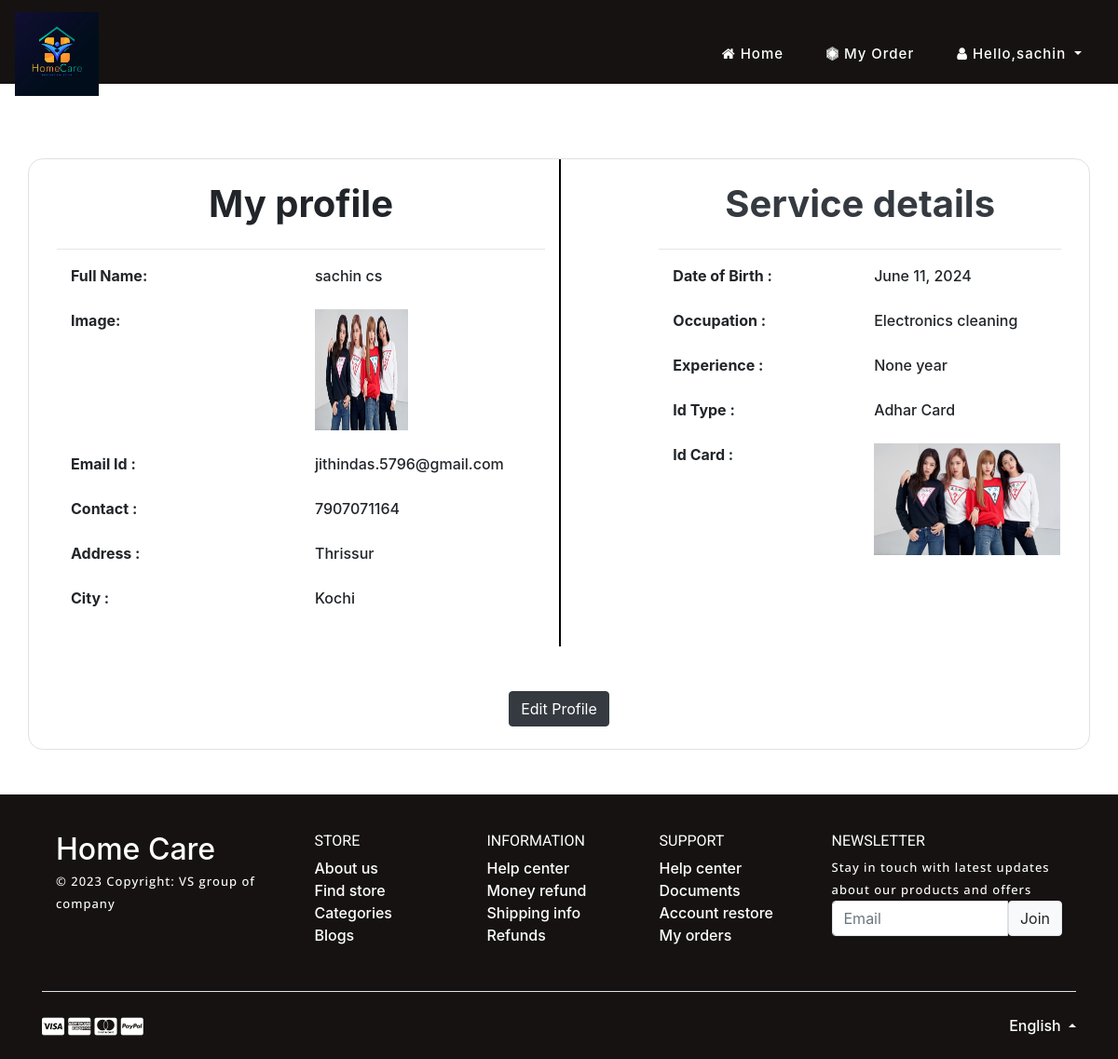
The app's page /service_profile (signed in) with its own data.
### home_service/models.py (models this page shows, shortened)
class Service_Man(models.Model):
    status = models.ForeignKey(Status, on_delete=models.CASCADE, null=True)
    city = models.ForeignKey(City, on_delete=models.CASCADE, null=True)
    user = models.ForeignKey(User, on_delete=models.CASCADE, null=True)
    contact = models.CharField(max_length=100, null=True)
    address = models.CharField(max_length=100, null=True)
    doj = models.DateField(null=True)
    dob = models.DateField(null=True)
    id_type = models.CharField(max_length=100, null=True)
    service_name = models.CharField(max_length=100, null=True)
    experience = models.CharField(max_length=100, null=True)
    id_card = models.FileField(null=True)
    image = models.FileField(null=True,blank=True)
    price=models.IntegerField(default=500)

class City(models.Model):
    city = models.CharField(max_length=30, null=True)
    def __str__(self):
        return self.city

### home_service/views.py (the view)
# urls.py: path('service_profile',service_profile,name="service_profile"),
def service_profile(request):
    user = User.objects.get(id=request.user.id)
    error = ""
    try:
        sign = Customer.objects.get(user=user)
        error = "pat"
    except:
        sign = Service_Man.objects.get(user=user)
    terror = False
    d = {'pro':sign,'error':error}
    return render(request,'service_profile.html',d)

### home_service/templates/service_profile.html (shortened to what this page needs)
{% extends 'index.html' %}
{% load static %}
{% block body %}
	<div class="w3l_banner_info" style="height:10px">
		<div class="slider1">
			<div class="callbacks_container">
				<ul class="rslides" id="slider3">
					<li>
						<div class="slider1-img" style="height:90px">
							<div class="slider_banner_info">
							</div>
						</div>
					</li>
				</ul>
			</div>
		</div>
	</div>
</header>
<div class="container border mb-5" style="margin-top: 10em; border-radius: 1em;">
    <div class="row mb-5 " style="border-radius: 1em;">
        <div class="col-md-6 mb-3" style="border-radius: 1em;">
            <div class="text-center my-4">
                <span class="h1" style="font-weight: bold;">My profile</span>
            </div>
            <hr>
            <div class="row mb-4">
                <div class="col-md-6 div2">
                    <strong>Full Name:</strong>
                </div>
                <div class="col-md-6 div1">
                    {{pro.user.first_name}} {{pro.user.last_name}}
                </div>
            </div>
            <div class="row mb-4">
                <div class="col-md-6 div2">
                    <strong>Image:</strong>
                </div>
                {% if pro.service_name %}
                <div class="col-md-6">
                    {% if pro.image %}
                    <img src="{{pro.image.url}}" style="width:100px;height:130px"></img>
                    {% else %}
                    <h2>No Image</h2>
                    {% endif %}
                </div></div>
                {% else %}
                <div class="col-md-6">
                    not available
                    <img src="" style="width:100px;height:130px"></img>
                </div>
            </div>
                {% endif %}
            <div class="row mb-4">
                <div class="col-md-6 div2">
                    <strong>Email Id :</strong>
                </div>
                <div class="col-md-6 div1">
                    {{pro.user.email}}
                </div>
            </div>
            <div class="row mb-4">
                <div class="col-md-6 div2">
                    <strong>Contact :</strong>
                </div>
                <div class="col-md-6 div1">
                    {{pro.contact}}
                </div>
            </div>
            <div class="row mb-4">
                <div class="col-md-6 div2">
                    <strong>Address :</strong>
                </div>
                <div class="col-md-6 div1">
                    {{pro.address}}
                </div>
            </div>
            <div class="row mb-4">
                <div class="col-md-6 div2">
                    <strong>City :</strong>
                </div>
                <div class="col-md-6 div1">
                    {{pro.city}}
                </div>
            </div>
        </div>
        <div class="col-md-1 text-secondary" style="border-left: 2px solid black; height: auto;"></div>
        <div class="col-md-5 mb-3 ">
            <div class="text-center my-4">
                <span class="h1 text-dark" style="font-weight: bold;">Service details</span>
            </div>
            <hr>
            <div class="row mb-4">
                <div class="col-md-6 div2">
                    <strong>Date of Birth :</strong>
                </div>
                <div class="col-md-6 div1">
                    {{pro.dob}}
                </div>
            </div>
            <div class="row mb-4">
                <div class="col-md-6 div2">
                    <strong>Occupation :</strong>
                </div>
                <div class="col-md-6 div1">
                    {{pro.service_name}}
                </div>
            </div>
            <div class="row mb-4 mb-4">
                <div class="col-md-6 div2">
                    <strong>Experience :</strong>
                </div>
                <div class="col-md-6 div1">
                    {{pro.experience}} year
                </div>
            </div>
            <div class="row mb-4">
                <div class="col-md-6 div2">
                    <strong>Id Type :</strong>
                </div>
                <div class="col-md-6 div1">
                    {{pro.id_type}}
                </div>
            </div>
            <div class="row mb-4">
                <div class="col-md-6 div2">
                    <strong>Id Card :</strong>
                </div>
                {% if  pro.service_name %}
                <div class="col-md-6 div1">
                    <img src="{{pro.id_card.url}}" style="width:200px;height:120px">
                </div>
                {% else %}
                <div class="col-md-6 div1">
                    not available
                    <img src="" style="width:200px;height:120px">
                </div>
                {% endif %}
            </div>
        </div>
    </div>
    <div class="text-center mb-4">
        <a href="{% url 'edit_service_profile' %}">
            <button class="btn btn-dark">Edit Profile</button>
        </a>
    </div>
</div>
{% endblock %}

### home_service/templates/index.html (shortened to what this page needs)
<!DOCTYPE html>
{% load static %}
<html>
<head>
<link href="{% static 'css/bootstrap.min.css' %}" rel="stylesheet" type="text/css" media="all">
<link href="{% static 'css/fontawesome-all.min.css' %}" rel="stylesheet" type="text/css" media="all">
<link href="{% static 'css/easy-responsive-tabs.css' %}" rel='stylesheet' type='text/css'/>
<link rel="stylesheet" href="{% static 'css/flexslider.css' %}" type="text/css" media="all">
<link rel="stylesheet" type="text/css" href="{% static 'css/style_common.css' %}" />
<link rel="stylesheet" type="text/css" href="{% static 'css/style1.css' %}" />
<link href="{% static 'css/style.css' %}" rel="stylesheet" type="text/css" media="all"/>
<link rel="stylesheet" href="https://cdnjs.cloudflare.com/ajax/libs/font-awesome/4.7.0/css/font-awesome.min.css">
</head>
<body>
<header>
	<nav class="navbar navbar-expand-lg navbar-light">
      <a class="navbar-brand" href="{% url 'home' %}"><img src="{%static 'images/logo.avif'%}" alt="" style="width: 1.8em;"></a>
      <div class="collapse navbar-collapse" id="navbarSupportedContent">
        <ul class="navbar-nav ml-auto">
          {% if request.user.is_staff %}
            <li class="nav-item dropdown">
              <a class="nav-link dropdown-toggle" href="#" id="navbarDropdown"  role="button" data-toggle="dropdown" aria-haspopup="true" aria-expanded="false">
                <i class="fa fa-user"></i> Hello,{{request.user.username}}
              </a>
              <div class="dropdown-menu" aria-labelledby="navbarDropdown">
                <a class="dropdown-item" href="{% url 'profile' %}">Profile</a>
                <a class="dropdown-item" href="{% url 'logout' %}">Logout</a>
              </div>
            </li>
          {% else %}
          {% if request.user.username %}
            {% if error == "pat" %}
            <!-- <form class="d-flex" role="search" method="GET" action="{% url 'customer_service_cat_search' %}">
              <input class="form-control me-2" name="category" type="search" placeholder="Search Category" aria-label="Search">
              <button class="btn btn-dark" type="submit">Search</button>
            </form> -->
            <div class="form-check form-check-inline">
              <input class="form-check-input" type="radio" name="search_type" id="search_category" value="category" checked>
              <label class="form-check-label text-white" for="search_category">Category</label>
            </div>
            <div class="form-check form-check-inline">
              <input class="form-check-input" type="radio" name="search_type" id="search_city" value="city">
              <label class="form-check-label text-white" for="search_city">City</label>
            </div>
            <form class="d-flex" role="search" method="GET" action="{% url 'customer_service_cat_search' %}">
              <div id="category_search_box">
                <input class="form-control me-2" name="category" type="search" placeholder="Search Category" aria-label="Search">
              </div>
              <button class="btn btn-dark" type="submit">Search</button>
            </form>
            <form class="d-flex" role="search" method="GET" action="{% url 'customer_service_city_search' %}">
              <div id="city_search_box">
                <input class="form-control me-2" name="city" type="search" placeholder="Search City" aria-label="Search">
              </div>
              <button class="btn btn-dark" type="submit">Search</button>
            </form>
              <li class="nav-item ">
                <a class="nav-link" href="{% url 'user_home' %}">
                <i class="fa fa-home"></i> Home</a>
              </li>
              <li class="nav-item ">
                <a class="nav-link" href="{% url 'service' %}">
                <i class="fa fa-car"></i> Service</a>
              </li>
              <li class="nav-item ">
                <a class="nav-link" href="{% url 'customer_order' %}">
                <i class="fa fa-file"></i> My Booking</a>
              </li>
              <li class="nav-item dropdown">
                <a class="nav-link dropdown-toggle" href="#" id="navbarDropdown"  role="button" data-toggle="dropdown" aria-haspopup="true" aria-expanded="false">
                  <i class="fa fa-user"></i> Hello,{{request.user.username}}
                </a>
                <div class="dropdown-menu" aria-labelledby="navbarDropdown">
                  <a class="dropdown-item" href="{% url 'profile' %}">Profile</a>
                  <a class="dropdown-item" href="{% url 'logout' %}">Logout</a>
                </div>
              </li>
            {% else %}
            <li class="nav-item ">
              <a class="nav-link" href="{% url 'service_home' %}">
              <i class="fa fa-home"></i> Home</a>
            </li>
            <li class="nav-item ">
              <a class="nav-link" href="{% url 'service_order' %}">
              <i class="fa fa-first-order"></i> My Order </a>
            </li>
            <li class="nav-item dropdown">
              <a class="nav-link dropdown-toggle" href="#" id="navbarDropdown"  role="button" data-toggle="dropdown" aria-haspopup="true" aria-expanded="false">
              <i class="fa fa-user"></i> Hello,{{request.user.username}}
              </a>
            </li>
          {% endif %}
          {% endif %}
            {% endif %}
        </ul>
      </div>
  </nav>
    {% block body %}
    {% endblock %}
      <footer class="text-lg-start text-white text-muted mt-auto mb-0" style="background-color:rgb(22, 18, 18);">
        <section class="">
          <div class="container text-white text-md-start pt-4 pb-4">
            <div class="row mt-3">
              <div class="col-12 col-lg-3 col-sm-12 mb-2">
                <a href="" target="_blank" class=" h2">
                  Home Care
                </a>
                <p class="mt-1 text-white">
                  © 2023 Copyright: VS group of company
                </p>
              </div>
              <div class="col-6 col-sm-4 col-lg-2">
                <h6 class="text-uppercase text-white fw-bold mb-2">
                  Store
                </h6>
                <ul class="list-unstyled mb-4 text-white">
                  <li><a class="text-white" href="#">About us</a></li>
                  <li><a class="text-white" href="#">Find store</a></li>
                  <li><a class="text-white" href="#">Categories</a></li>
                  <li><a class="text-white" href="#">Blogs</a></li>
                </ul>
              </div>
              <div class="col-6 col-sm-4 col-lg-2">
                <h6 class="text-uppercase text-white fw-bold mb-2">
                  Information
                </h6>
                <ul class="list-unstyled mb-4">
                  <li><a class="text-white" href="#">Help center</a></li>
                  <li><a class="text-white" href="#">Money refund</a></li>
                  <li><a class="text-white" href="#">Shipping info</a></li>
                  <li><a class="text-white" href="#">Refunds</a></li>
                </ul>
              </div>
              <div class="col-6 col-sm-4 col-lg-2">
                <h6 class="text-uppercase text-white fw-bold mb-2">
                  Support
                </h6>
                <ul class="list-unstyled mb-4">
                  <li><a class="text-white" href="#">Help center</a></li>
                  <li><a class="text-white" href="#">Documents</a></li>
                  <li><a class="text-white" href="#">Account restore</a></li>
                  <li><a class="text-white" href="#">My orders</a></li>
                </ul>
              </div>
              <div class="col-12 col-sm-12 col-lg-3">
                <h6 class="text-uppercase text-white fw-bold mb-2">Newsletter</h6>
                <p class="text-white">Stay in touch with latest updates about our products and offers</p>
                <div class="input-group mb-3">
                  <input type="email" class="form-control border" placeholder="Email" aria-label="Email" aria-describedby="button-addon2" />
                  <button class="btn btn-light border shadow-0" type="button" id="button-addon2" data-mdb-ripple-color="dark">
                    Join
                  </button>
                </div>
              </div>
            </div>
          </div>
        </section>
        <div class="">
          <div class="container">
            <div class="d-flex justify-content-between py-4 border-top">
              <div>
                <i class="fab fa-lg fa-cc-visa text-white"></i>
                <i class="fab fa-lg fa-cc-amex text-white"></i>
                <i class="fab fa-lg fa-cc-mastercard text-white"></i>
                <i class="fab fa-lg fa-cc-paypal text-white"></i>
              </div>
              <div class="dropdown dropup">
                <a class="dropdown-toggle text-white" href="#" id="Dropdown" role="button" data-mdb-toggle="dropdown" aria-expanded="false"> English </a>
              </div>
            </div>
          </div>
        </div>
      </footer>
</body>
</html>

### records on screen
Service_Man: user.first_name "sachin", user.last_name "cs", image (picture), user.email "jithindas.5796@gmail.com", contact "7907071164", address "Thrissur", city "Kochi", dob "June 11, 2024", service_name "Electronics cleaning", experience "None", id_type "Adhar Card", id_card (picture)

### other values on screen
{{ request.user.username }} "sachin"
